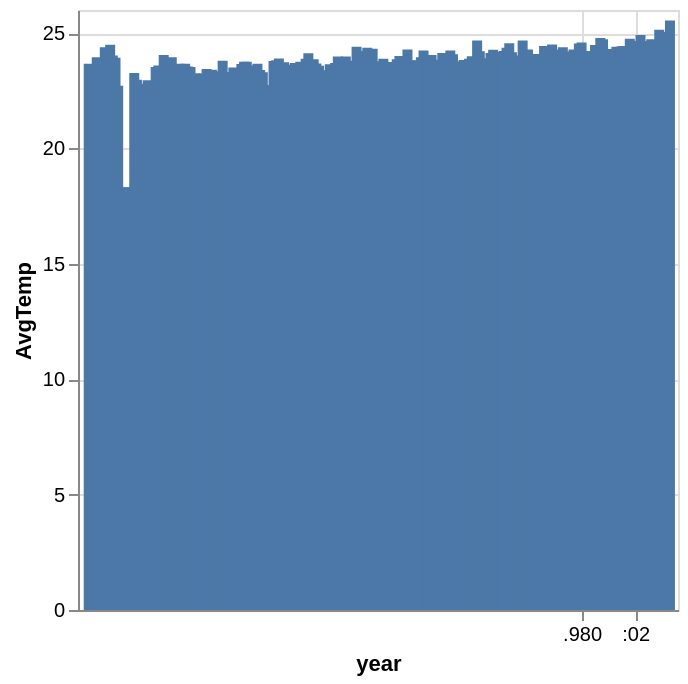

Notebook code cell kept with this figure:
### Code cell
import altair as alt
alt.Chart(india).mark_bar().encode(
    x='year:T',
    y='AvgTemp'
)

### Figure 1 — Vega-Lite specification as saved in the notebook (floating-point values rounded to 4 significant figures; data arrays with more than 128 entries replaced by an {"elided": "..."} marker saying what was removed)
{"config": {"view": {"continuousWidth": 300, "continuousHeight": 300}}, "data": {"name": "data-257fbe96928465a2f273e3d934aa2cbe"}, "mark": {"type": "bar"}, "encoding": {"x": {"field": "year", "type": "temporal"}, "y": {"field": "AvgTemp", "type": "quantitative"}}, "$schema": "https://vega.github.io/schema/vega-lite/v5.20.1.json", "datasets": {"data-257fbe96928465a2f273e3d934aa2cbe": {"elided": "218 records"}}}
